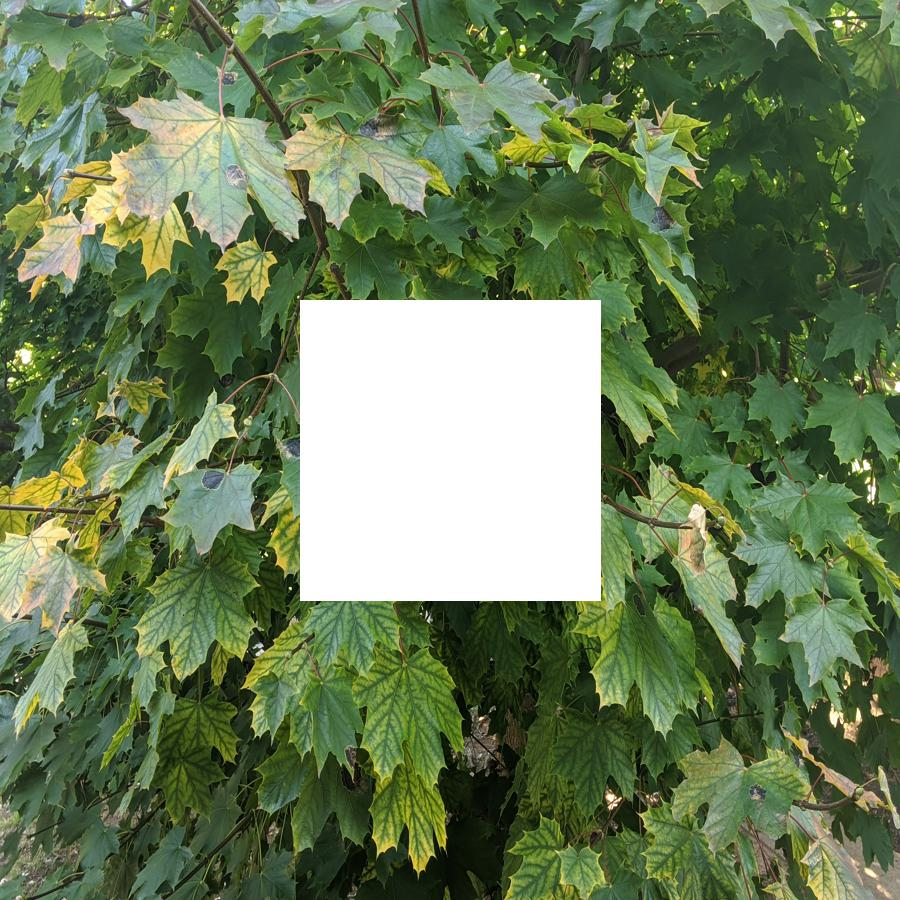
#> input picture Leaves_Masked.jpg, 900 x 900 px
$ python final_regression.py
#> lines starting #> are read from the running program, lines starting #| are printed output that depends on the picture
import numpy as np
import matplotlib.pyplot as py
from PIL import Image
from binarytree import Node
import sys
import itertools

def main():
    # machine learning pog
    test_image = Image.open('Leaves_Masked.jpg')
#> test_image is the input picture: PIL image 900x900 RGB; mean R, G, B 105.3, 124.5, 87.1
    image_completion(test_image)
    test_image = Image.open('Wood_Masked.jpg')
    image_completion(test_image)


def image_completion(test_image):
    # simplify data
    test_data = np.array(test_image)
    test_data = (test_data//50)

    cp = itertools.product(range(6),repeat=3)
    colors = list(p for p in cp)
    colors = np.array(colors)

    new_data = np.empty([0, 900], dtype=int)
    for i in range(900):
        inds = test_data[i] == colors[:, None]
        row_sums = inds.sum(axis = 2)
        j, k = np.where(row_sums == 3) # Check which rows match in all 3 columns

        pos = np.ones(test_data[i].shape[0], dtype = 'int') * -1
        pos[k] = j
        new_data = np.append(new_data, [pos], axis = 0)
#> this loop made 900 passes
#> pass 1, in image_completion, `inds = test_data[i] == colors[:, None]`:
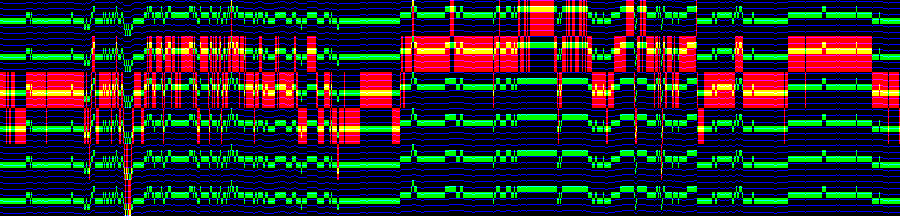
#> inds: shape (216, 900, 3) bool; mean R, G, B 0.167, 0.167, 0.167
#> pass 1, in image_completion, `row_sums = inds.sum(axis = 2)`:
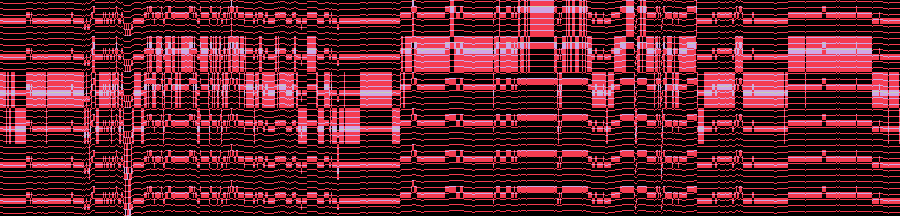
#> row_sums: shape (216, 900) int64; 4 distinct labels, from 0 to 3; one colour per label, 0 black
#> pass 2, in image_completion, `inds = test_data[i] == colors[:, None]`:
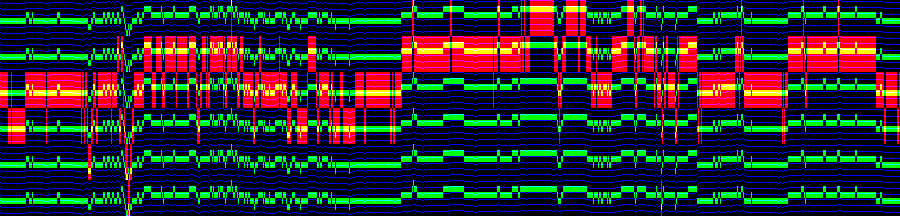
#> inds: shape (216, 900, 3) bool; mean R, G, B 0.167, 0.167, 0.167
#> pass 2, in image_completion, `row_sums = inds.sum(axis = 2)`:
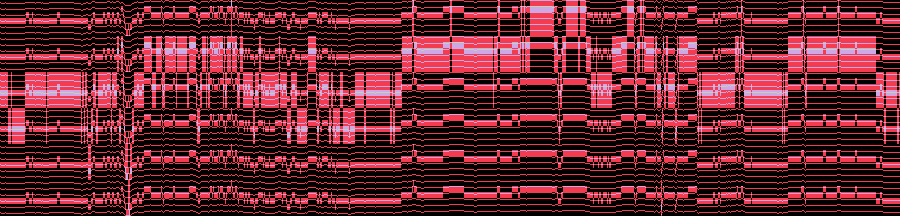
#> row_sums: shape (216, 900) int64; 4 distinct labels, from 0 to 3; one colour per label, 0 black
#> after the loop:
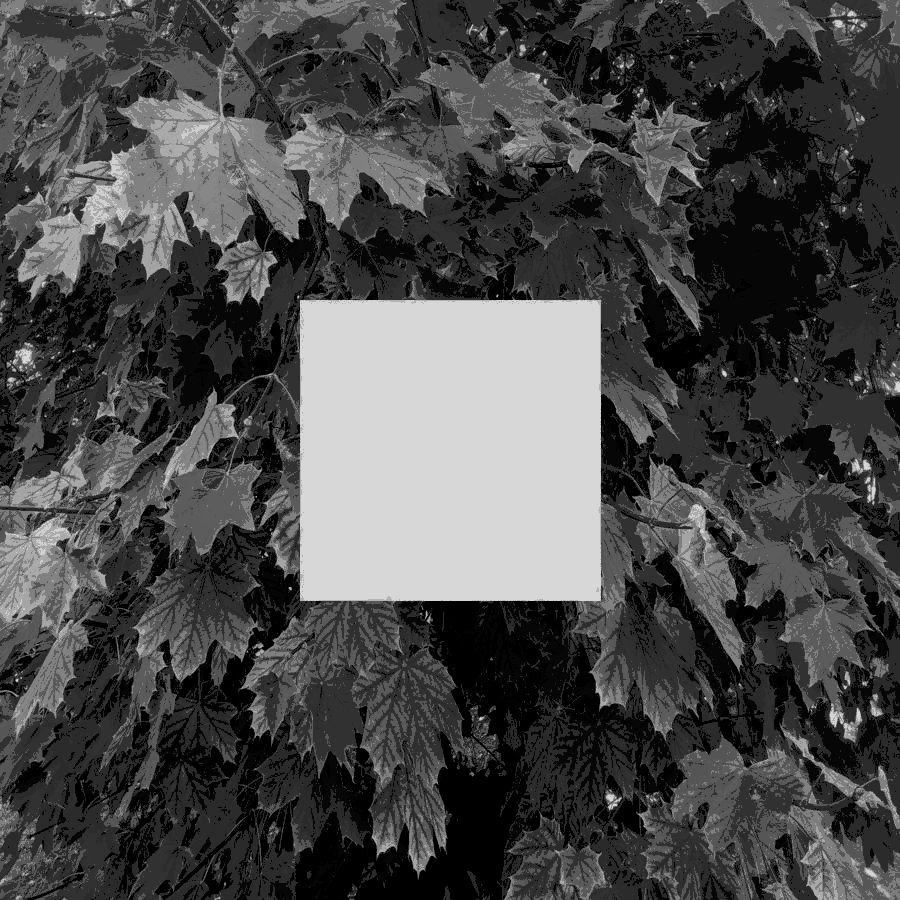
#> new_data: shape (900, 900) int64; min 0, max 215, mean 73.2

    count = 0
    y = np.empty(10000, dtype = int)
    x = np.empty([3, 10000], dtype = int)
    x[0] = np.full(10000, 1)
    for j in range(1, 101):
        for k in range(1, 101):
            y[count] = new_data[j][k]
            x[1][count] = new_data[j - 1][k]
            x[2][count] = new_data[j][k - 1]
            count += 1
#> after the loop, count = 10000; y = 10000 values, max 214 at index 1189, min 6 at index 1447, mean 77.73

    w = [[0, 0, 0]]
    # run logistic regression

    vals = log_regression(x, y, w, 10000)

    # loop in a spiral to fill in mask
    k = 300
    l = 300
    m = 601
    n = 601
    while (k < m and l < n):
        # Print the first row from the remaining rows
        for i in range(l, n):
            test_x = np.array([1, new_data[k - 1][i], new_data[k][i - 1]])
            new_data[k][i] = int(np.dot(vals, test_x))
        k += 1

        # Print the last column from the remaining columns
        for i in range(k, m):
            test_x = np.array([1, new_data[i - 1][n - 1], new_data[i][n]])
            new_data[i][n-1] = int(np.dot(vals, test_x))
        n -= 1

        # Print the last row from the remaining rows
        if (k < m):
            for i in range(n - 1, (l - 1), -1):
                test_x = np.array([1, new_data[m][i], new_data[m - 1][i + 1]])
                new_data[m - 1][i] = int(np.dot(vals, test_x))
            m -= 1

        # Print the first column from the remaining columns
        if (l < n):
            for i in range(m - 1, k - 1, -1):
                test_x = np.array([1, new_data[i + 1][l], new_data[i][l - 1]])
                new_data[i][l] = int(np.dot(vals, test_x))
            l += 1

    # Convert data back into RGB
    final_data = np.empty([900, 900, 3])
    for i in range(900):
        for j in range(900):
            final_data[i][j] = colors[new_data[i][j]]
    final_data = final_data*50


    # create image from numpy array
    PIL_image = Image.fromarray(np.uint8(final_data)).convert('RGB')
    py.imshow(PIL_image)
    py.show()

def log_regression(x, y, w, size):
#> called with x = array of shape (3, 10000), y = array of shape (10000,), size = 10000
    for t in range(1, 10000 + 1):
        i = np.random.randint(size)
        alpha = 1/t

        w_t_plus = np.array([])
        for j in range(3):
            w_t_plus = np.append(w_t_plus, w[t - 1][j] - alpha*(np.dot(w[t - 1], x)[i] - y[i]) * x[j][i])

        w = np.concatenate((w, [w_t_plus]))

        sum = 0
        fx = 1/(1 + pow(np.e, -np.dot(w_t_plus, x)))
        for i in range(size):
            if fx[i] == 1:
                continue
            sum += -(y[i]*np.log(fx[i])) - (1-y[i])*np.log(1-fx[i])
        err = 1/size * sum

        if t > 51 and np.abs(plot_y[plot_y.size - 1] - plot_y[plot_y.size  - 50]) <= 0.0001:
            break
    print(w[t])
    return w[t]


if __name__ == "__main__":
#> (the run stopped early here; a loop or call above may not have finished)
